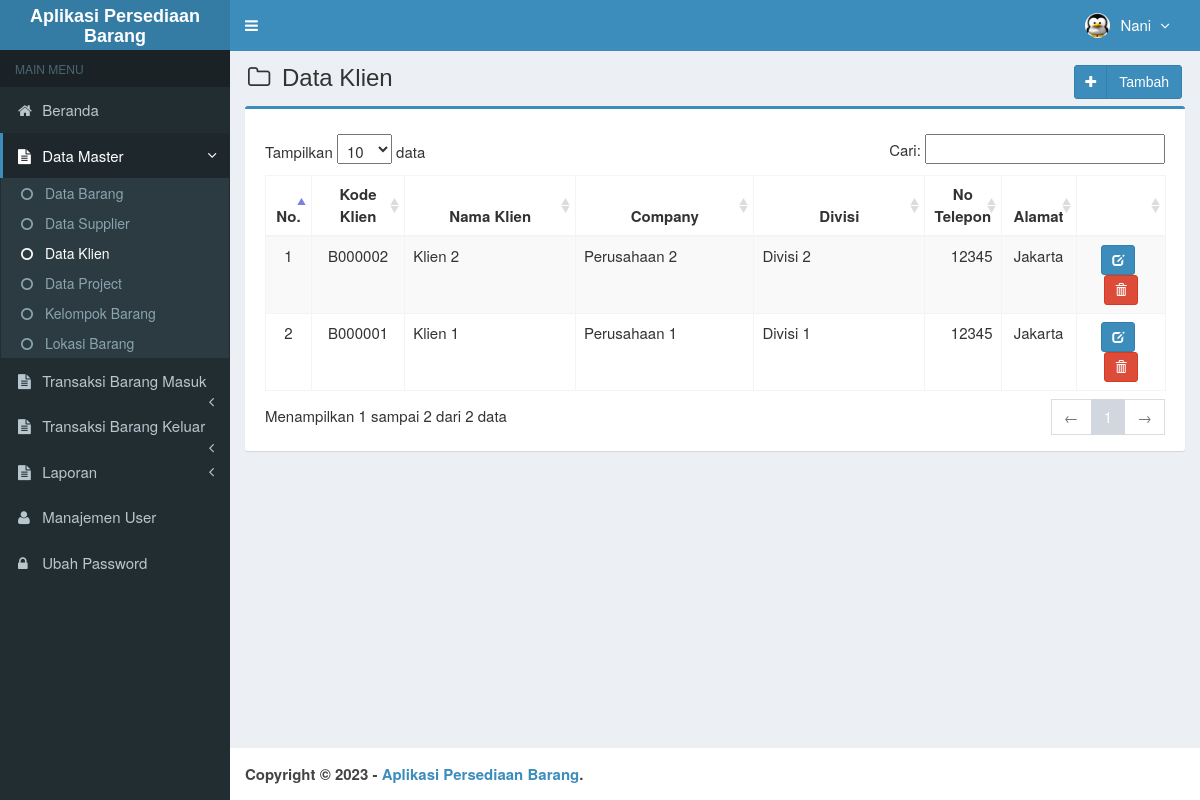
Page /main.php?module=klien (signed in) on the committed database.
### tables this page shows
CREATE TABLE `is_users` (
  `id_user` int(3) NOT NULL,
  `username` varchar(50) NOT NULL,
  `nama_user` varchar(50) NOT NULL,
  `password` varchar(50) NOT NULL,
  `email` varchar(50) DEFAULT NULL,
  `telepon` varchar(13) DEFAULT NULL,
  `foto` varchar(100) DEFAULT NULL,
  `hak_akses` enum('Super Admin','Manajer','Gudang') NOT NULL,
  `status` enum('aktif','blokir') NOT NULL DEFAULT 'aktif',
  `created_at` timestamp NOT NULL DEFAULT current_timestamp(),
  `updated_at` timestamp NOT NULL DEFAULT current_timestamp() ON UPDATE current_timestamp()
);

CREATE TABLE `klien` (
  `kode_klien` char(7) NOT NULL,
  `nama_klien` varchar(20) NOT NULL,
  `company` varchar(20) NOT NULL,
  `divisi` varchar(20) NOT NULL,
  `alamat` varchar(50) NOT NULL,
  `no_telp` int(20) NOT NULL,
  `email` varchar(20) NOT NULL
);

### modules/klien/view.php (the view, shortened to what this page needs)
<section class="content-header">
  <h1>
    <i class="fa fa-folder-o icon-title"></i> Data Klien
    <a class="btn btn-primary btn-social pull-right" href="?module=form_klien&form=add" title="Tambah Data" data-toggle="tooltip">
      <i class="fa fa-plus"></i> Tambah
    </a>
  </h1>
</section>
<section class="content">
  <div class="row">
    <div class="col-md-12">
      <div class="box box-primary">
        <div class="box-body">
          <table id="dataTables1" class="table table-bordered table-striped table-hover">
            <thead>
              <tr>
                <th class="center">No.</th>
                <th class="center">Kode Klien</th>
                <th class="center">Nama Klien</th>
                <th class="center">Company</th>
                <th class="center">Divisi
                <th class="center">No Telepon</th>
                <th class="center">Alamat</th>
                <th></th>
              </tr>
            </thead>
            <tbody>
            <?php
            $no = 1;
            $query = mysqli_query($mysqli, "SELECT kode_klien,nama_klien,company,divisi,no_telp,alamat FROM klien ORDER BY kode_klien DESC")
                                            or die('Ada kesalahan pada query tampil Data klien: '.mysqli_error($mysqli));
            while ($data = mysqli_fetch_assoc($query)) {
              echo "<tr>
                      <td width='30' class='center'>$no</td>
                      <td width='80' class='center'>$data[kode_klien]</td>
                      <td width='180'>$data[nama_klien]</td>
                      <td width='180'>$data[company]</td>
                      <td width='180'>$data[divisi]</td>
                      <td width='60' align='right'>$data[no_telp]</td>
                      <td width='60' class='center'>$data[alamat]</td>
                      <td class='center' width='80'>
                        <div>
                          <a data-toggle='tooltip' data-placement='top' title='Ubah' style='margin-right:5px' class='btn btn-primary btn-sm' href='?module=form_klien&form=edit&id=$data[kode_klien]'>
                              <i style='color:#fff' class='glyphicon glyphicon-edit'></i>
                          </a>";
            ?>
                          <a data-toggle="tooltip" data-placement="top" title="Hapus" class="btn btn-danger btn-sm" href="modules/klien/proses.php?act=delete&id=<?php echo $data['kode_klien'];?>" onclick="return confirm('Anda yakin ingin menghapus klien <?php echo $data['nama_klien']; ?> ?');">
                              <i style="color:#fff" class="glyphicon glyphicon-trash"></i>
                          </a>
            <?php
              echo "    </div>
                      </td>
                    </tr>";
              $no++;
            }
            ?>
            </tbody>
          </table>
        </div>
      </div>
    </div>
  </div>
</section><!-- /.content

### top-menu.php (shortened to what this page needs)
<?php
require_once "config/database.php";
$query = mysqli_query($mysqli, "SELECT id_user, nama_user, foto, hak_akses FROM is_users WHERE id_user='$_SESSION[id_user]'")
                                or die('Ada kesalahan pada query tampil Manajemen User: '.mysqli_error($mysqli));
$data = mysqli_fetch_assoc($query);
?>
<li class="dropdown user user-menu">
  <a href="#" class="dropdown-toggle" data-toggle="dropdown">
  <?php
  if ($data['foto']=="") { ?>
    <img src="images/user/user-default.png" class="user-image" alt="User Image"/>
  <?php
  }
  else { ?>
    <img src="images/user/<?php echo $data['foto']; ?>" class="user-image" alt="User Image"/>
  <?php
  }
  ?>
    <span class="hidden-xs"><?php echo $data['nama_user']; ?> <i style="margin-left:5px" class="fa fa-angle-down"></i></span>
  </a>
</li>

### assets/css/style.css (style rules this page uses)
.btn-social *:first-child { border-right: 1px solid rgba(0, 0, 0, 0.1); bottom: 0; font-size: 1em !important; left: 0; line-height: 32px !important; position: absolute; text-align: center; top: 0; width: 32px !important; }
.content-header { padding: 15px 18px 0; position: relative; }
.center { text-align:center; }
.icon-title { margin-right: 5px; }
body { background-color: #fff; color: #333; font-size: 15px; line-height: 1.42857; }

### rows in the picture
is_users: foto (picture), nama_user "Nani"
klien: kode_klien "B000002", nama_klien "Klien 2", company "Perusahaan 2", divisi "Divisi 2", no_telp "12345", alamat "Jakarta"
klien: kode_klien "B000001", nama_klien "Klien 1", company "Perusahaan 1", divisi "Divisi 1", no_telp "12345", alamat "Jakarta"
